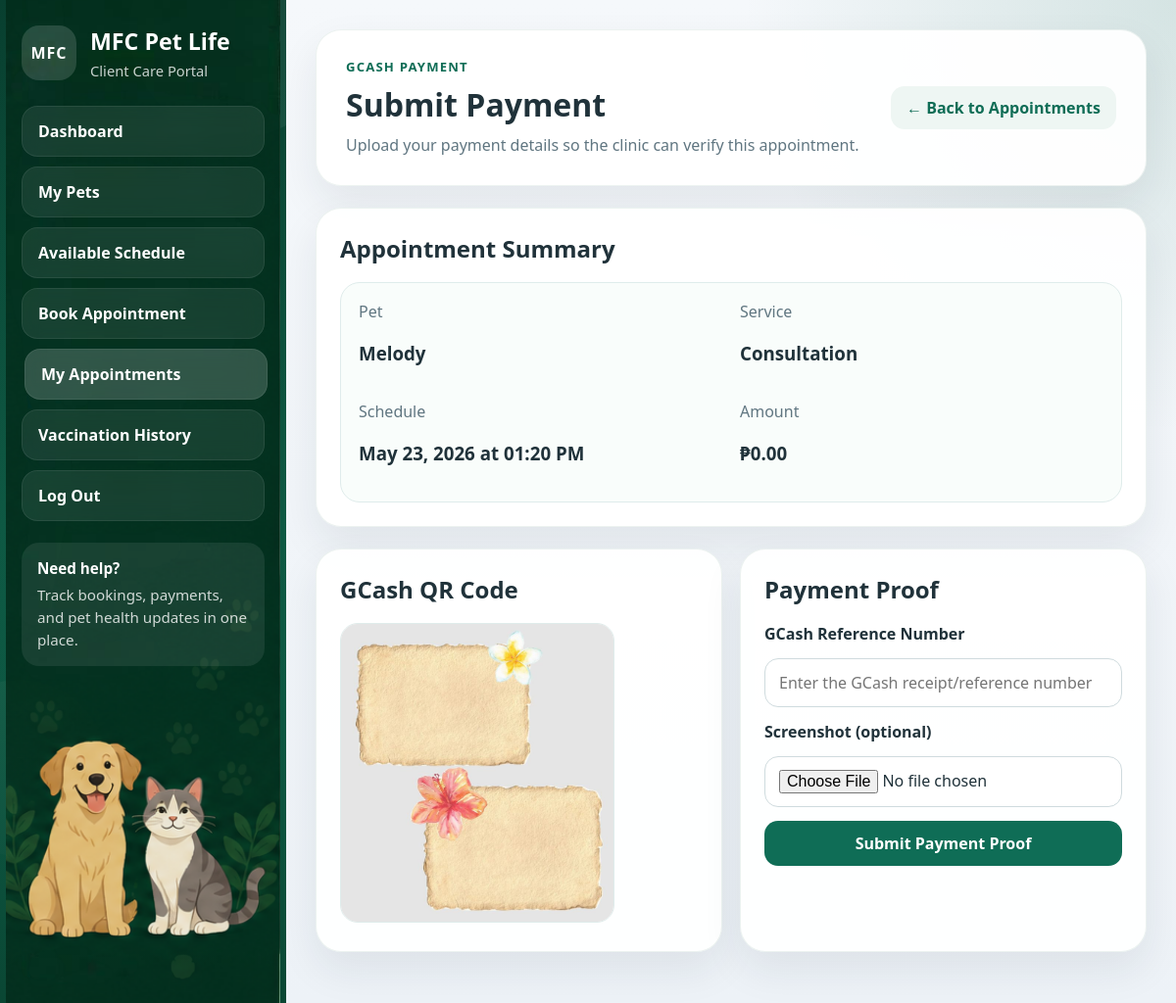
The app's page /appointments/1/payment/ (signed in) with its own data.
### main/models.py (models this page shows, shortened)
class Appointment(models.Model):
    APPOINTMENT_TYPES = [
        ('Vaccination', 'Vaccination'),
        ('Grooming', 'Grooming'),
        ('Check-up', 'Check-up'),
        ('Consultation', 'Consultation'),
    ]
    STATUS_CHOICES = [
        ('Pending', 'Pending'),
        ('Approved', 'Approved'),
        ('Rejected', 'Rejected'),
    ]
    PAYMENT_STATUS = [
        ('Unpaid', 'Unpaid'),
        ('Paid', 'Paid'),
    ]
    user = models.ForeignKey(User, on_delete=models.CASCADE)
    pet = models.ForeignKey(
        Pet,
        on_delete=models.SET_NULL,
        null=True,
        blank=True,
        related_name='appointments'
    )
    date = models.DateField()
    time = models.TimeField()
    appointment_type = models.CharField(
        max_length=20,
        choices=APPOINTMENT_TYPES
    )
    notes = models.TextField(blank=True)
    status = models.CharField(
        max_length=20,
        choices=STATUS_CHOICES,
        default='Pending'
    )
    payment_status = models.CharField(
        max_length=10,
        choices=PAYMENT_STATUS,
        default='Unpaid'
    )
    created_at = models.DateTimeField(auto_now_add=True)
    class Meta:
        ordering = ['date', 'time']

class Pet(models.Model):
    owner = models.ForeignKey(User, on_delete=models.CASCADE)
    name = models.CharField(max_length=100)
    species = models.CharField(max_length=50)
    breed = models.CharField(max_length=100, blank=True, null=True)
    gender = models.CharField(max_length=10)
    color = models.CharField(max_length=50, blank=True, null=True)
    birthday = models.DateField(blank=True, null=True)
    age = models.PositiveIntegerField(default=0)
    weight = models.DecimalField(max_digits=5, decimal_places=2, blank=True, null=True)
    image = models.ImageField(upload_to='pets/', blank=True, null=True)
    is_active = models.BooleanField(default=True)  # Soft-delete flag

class GcashQR(models.Model):
    image = models.ImageField(upload_to='gcash/')
    instructions = models.TextField(blank=True, null=True)
    updated_at = models.DateTimeField(auto_now=True)

### main/views.py (the view, shortened to what this page needs)
# urls.py: path('appointments/<int:appointment_id>/payment/', views.submit_payment, name='submit_payment'),
@login_required(login_url='login')
def submit_payment(request, appointment_id):
    appointment = get_object_or_404(
        Appointment.objects.select_related('pet'),
        id=appointment_id,
        user=request.user,
    )
    qr = GcashQR.objects.first()
    payment = Payment.objects.filter(appointment=appointment).first()
    amount = get_service_amount(appointment.appointment_type)
    context = {
        "appointment": appointment,
        "payment": payment,
        "qr": qr,
        "amount": amount,
    }
    return render(request, "clients/payment_submission.html", context)

### main/views.py (called while the page is built)
def get_service_amount(appointment_type):
    service = Service.objects.filter(name__iexact=appointment_type).first()
    return service.price if service else Decimal("0.00")

### main/templates/clients/payment_submission.html (shortened to what this page needs)
{% load static %}
<!DOCTYPE html>
<html lang="en">
<head>
    <link rel="stylesheet" href="{% static 'css/clients/client_shell.css' %}?v=client-shell-1">
</head>
<body>
    {% include 'clients/_sidebar.html' with active_page='appointments' %}
    <main class="client-shell">
        <section class="client-page-header">
            <div>
                <p class="eyebrow">GCash Payment</p>
                <h1>Submit Payment</h1>
                <p class="header-copy">Upload your payment details so the clinic can verify this appointment.</p>
            </div>
            <a href="{% url 'my_appointments' %}" class="client-secondary">← Back to Appointments</a>
        </section>
        <section class="client-panel">
            <div class="panel-head">
                <h2>Appointment Summary</h2>
            </div>
            <div class="appointment-grid">
                <div>
                    <span class="muted">Pet</span>
                    <h3>{{ appointment.pet.name }}</h3>
                </div>
                <div>
                    <span class="muted">Service</span>
                    <h3>{{ appointment.appointment_type }}</h3>
                </div>
                <div>
                    <span class="muted">Schedule</span>
                    <h3>{{ appointment.date|date:"F d, Y" }} at {{ appointment.time|time:"h:i A" }}</h3>
                </div>
                <div>
                    <span class="muted">Amount</span>
                    <h3>₱{{ amount }}</h3>
                </div>
            </div>
        </section>
        <section class="payment-grid">
            <div class="client-panel">
                <div class="panel-head">
                    <h2>GCash QR Code</h2>
                </div>
                {% if qr and qr.image %}
                    <img src="{{ qr.image.url }}" alt="GCash QR Code" class="qr-image">
                {% else %}
                    <div class="empty-panel">
                        <p class="empty-copy">No GCash QR code is available yet. Please contact the clinic before submitting payment.</p>
                    </div>
                {% endif %}
            </div>
            <div class="client-panel">
                <div class="panel-head">
                    <h2>Payment Proof</h2>
                </div>
                <form method="post" enctype="multipart/form-data" class="payment-form">
                    <label for="gcash_ref_no">GCash Reference Number</label>
                    <input
                        type="text"
                        id="gcash_ref_no"
                        name="gcash_ref_no"
                        value="{% if payment %}{{ payment.gcash_ref_no }}{% endif %}"
                        placeholder="Enter the GCash receipt/reference number"
                        required
                    >
                    <label for="screenshot">Screenshot (optional)</label>
                    <input type="file" id="screenshot" name="screenshot" accept="image/*">
                    <button type="submit" class="client-primary">
                        {% if payment %}Update Payment Proof{% else %}Submit Payment Proof{% endif %}
                    </button>
                </form>
            </div>
        </section>
    </main>
</body>
</html>

### main/static/css/clients/client_shell.css (style rules this page uses)
* { box-sizing: border-box; }
:root { --sidebar-bg: linear-gradient(180deg, #083f2f 0%, #0f5b45 48%, #11785d 100%); --page-bg: radial-gradient(circle at top right, rgba(44, 122, 101, 0.16), transparent 28%), linear-gradient(180deg, #f5f8fb 0%, #edf2f7 100%); --surface: rgba(255, 255, 255, 0.94); --surface-border: rgba(15, 91, 69, 0.08); --text-main: #20323a; --text-soft: #607681; --primary: #0f6d56; --primary-strong: #0b5b49; --primary-soft: #d9efe7; --teal: #27877c; --gold: #f4b34f; --coral: #eb7d62; --shadow: 0 18px 42px rgba(20, 42, 52, 0.08); }
body { margin: 0; min-height: 100vh; background: var(--page-bg); color: var(--text-main); font-family: "Segoe UI", Tahoma, Geneva, Verdana, sans-serif; }
.client-shell { margin-left: 292px; min-height: 100vh; padding: 30px; }
.client-page-header, .client-panel, .client-stat-card, .client-card { background: var(--surface); border: 1px solid var(--surface-border); border-radius: 26px; box-shadow: var(--shadow); }
.client-page-header { display: flex; justify-content: space-between; gap: 24px; align-items: center; padding: 28px 30px; margin-bottom: 22px; }
.client-page-header h1 { margin: 0; color: var(--text-main); font-size: 2rem; }
.eyebrow { margin: 0 0 8px; color: var(--primary); font-size: 0.82rem; font-weight: 800; letter-spacing: 0.09em; text-transform: uppercase; }
.header-copy, .muted, .empty-copy { color: var(--text-soft); }
.header-copy { margin: 8px 0 0; line-height: 1.55; }
.client-primary, .client-secondary, .client-danger, .client-chip { display: inline-flex; align-items: center; justify-content: center; border: 0; border-radius: 14px; font-weight: 800; text-decoration: none; }
.client-primary { padding: 12px 18px; background: var(--primary); color: #fff; }
.client-secondary { padding: 11px 16px; background: #eef6f3; color: var(--primary); }
.client-panel { padding: 24px; margin-bottom: 22px; }
.panel-head { display: flex; align-items: center; justify-content: space-between; gap: 16px; margin-bottom: 18px; }
.panel-head h2, .panel-head h3 { margin: 0; }
.pet-card-grid, .record-card-grid, .payment-grid { display: grid; grid-template-columns: repeat(auto-fit, minmax(240px, 1fr)); gap: 18px; }
.pet-form, .payment-form { display: grid; gap: 14px; }
label { color: var(--text-main); font-weight: 800; }
input, select, textarea { width: 100%; padding: 13px 14px; border: 1px solid #cfdbde; border-radius: 14px; background: #fff; color: var(--text-main); font: inherit; }
button { cursor: pointer; font: inherit; }
.pet-service-row, .appointment-grid { display: grid; grid-template-columns: 1fr 1fr; gap: 18px; padding: 18px; border: 1px solid #dfeceb; border-radius: 20px; background: #f9fdfb; }
.qr-image, .proof-preview { max-width: 280px; width: 100%; border-radius: 18px; border: 1px solid #dfeceb; }

### records on screen
Appointment: pet.name "Melody", appointment_type "Consultation", date "May 23, 2026", time "01:20 PM"
GcashQR: image (picture)

### other values on screen
{{ amount }} "0.00"
